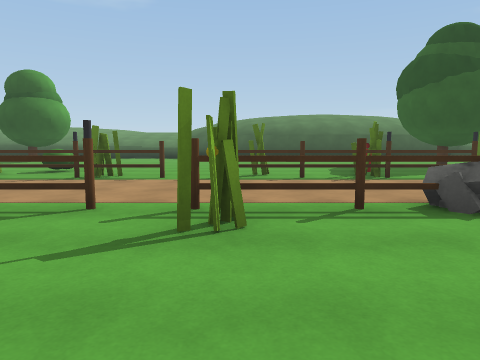
[1] (above)

16 first-person views from a walk through a Unity game level. The camera is 1.3 m above the floor, tilts 6° down and sees 70° across. The floor is counted in squares, 2 m on a side. Each view is taken from the middle of a square. On the plan, view 1 faces up. The plan holds only what a view shows up to about 10 squares ahead; the rest is blank. The place goes on beyond the plan. The player is left out.

[2]
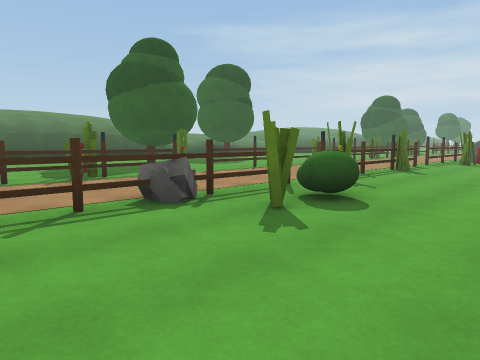

[3]
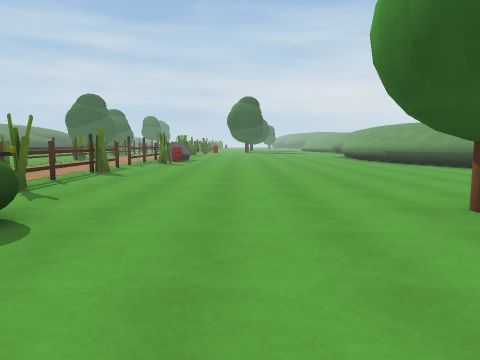

[4]
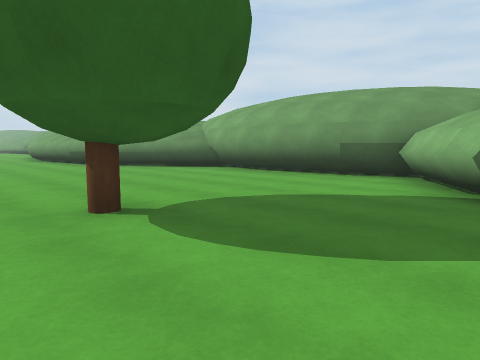

[5]
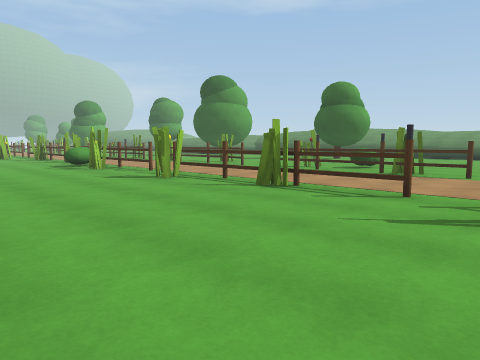

[6]
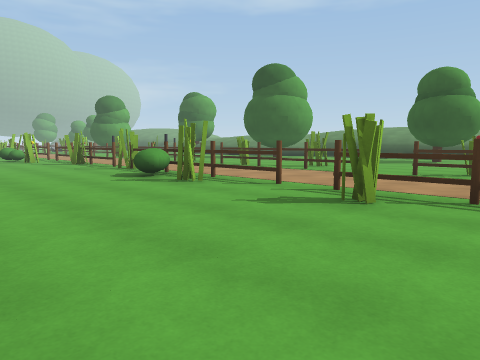

[7]
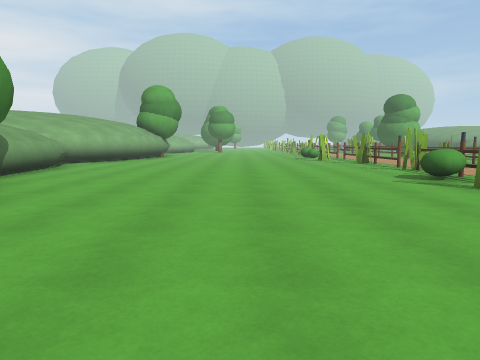

[8]
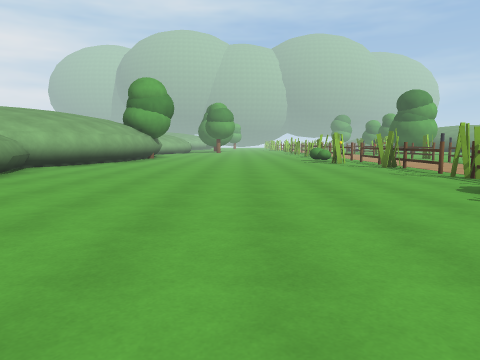

[9]
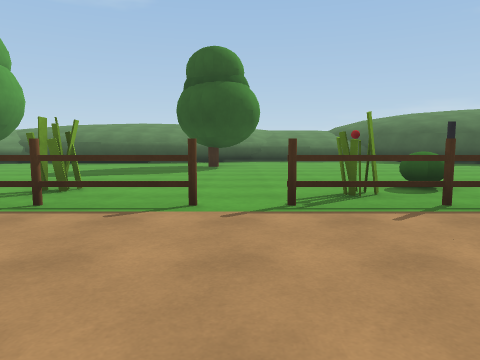

[10]
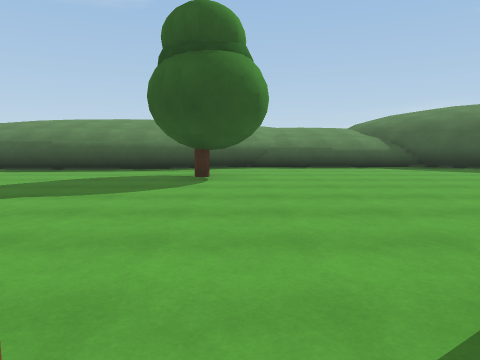

[11]
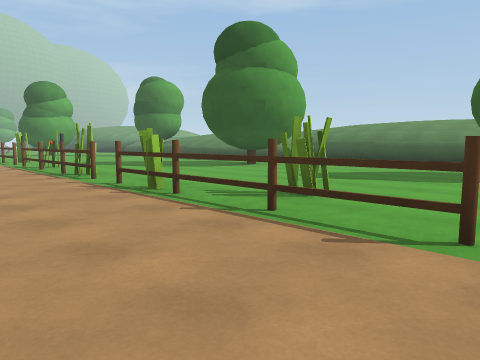

[12]
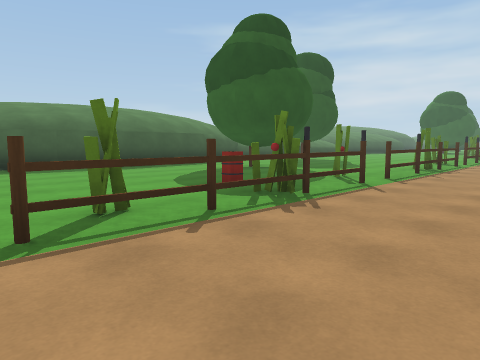

[13]
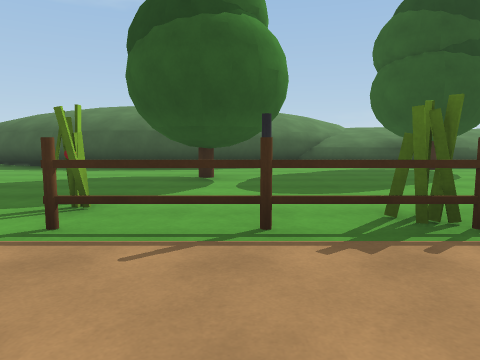

[14]
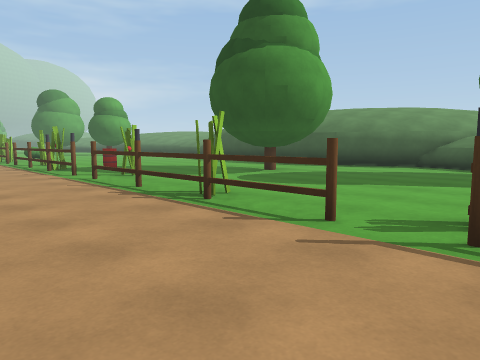

[15]
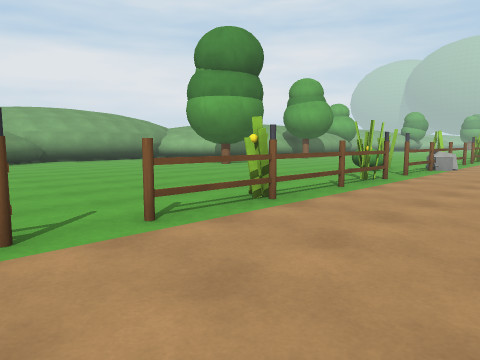

[16]
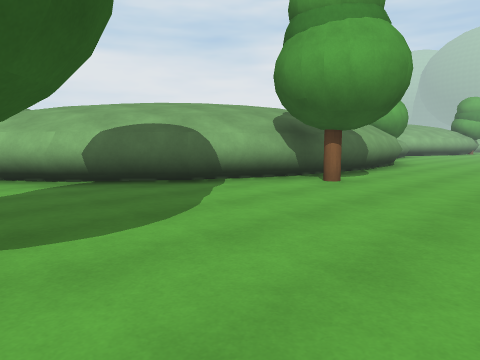

### Floor plan
Key: @ floor where view 1 was taken; # wall or solid block; . floor; ^ raised ledge; O other object.
Columns run from 17 left of view 1 to 12 right of it. Each row starts with its distance up from view 1.
 16          ##^^^^##
 15     ######......##        ##
 14     .............####  ####^^^
 13    O.....OO.........####.....O
 12   OO.....O....................
 11    ....................OO.....
 10   .....................OO....
  9  ............................
  8 .......O.....O......O........
  7 O#OOOOO#O#OOO#O#OOO#O#OOO#O#OO
  6 O....O.....O..............O...
  5  .............................
  4  .............................
  3  #OO.OOOOO.OO#OO.OOOOO.OO#OO.O
  2  .O..O..O..O..O..O..OO.......
  1  ............................
  0  ................@...........
 -1  ............................
 -2  ....................O.......
 -3  ..............#O....O........
 -4  ......... ######.............
 -5  .......        ###..........
 -6  #.####           ##.......##
 -7  ###               ##..##.##
 -8                     #######

Where each view was taken, in squares from view 1:
view 1: 0 up, 0 right, facing up
view 2: 0 up, 0 right, facing up-right
view 3: 0 up, 1 right, facing right
view 4: 1 down, 1 right, facing down-right
view 5: 1 down, 0 right, facing up-left
view 6: 1 down, 4 left, facing up-left
view 7: 1 down, 4 left, facing left
view 8: 1 down, 6 left, facing left
view 9: 3 up, 7 left, facing up
view 10: 6 up, 7 left, facing up
view 11: 4 up, 7 left, facing up-left
view 12: 4 up, 1 left, facing up-right
view 13: 4 up, 7 right, facing up
view 14: 4 up, 12 right, facing up-left
view 15: 6 up, 12 right, facing down-left
view 16: 0 up, 4 right, facing down-left
